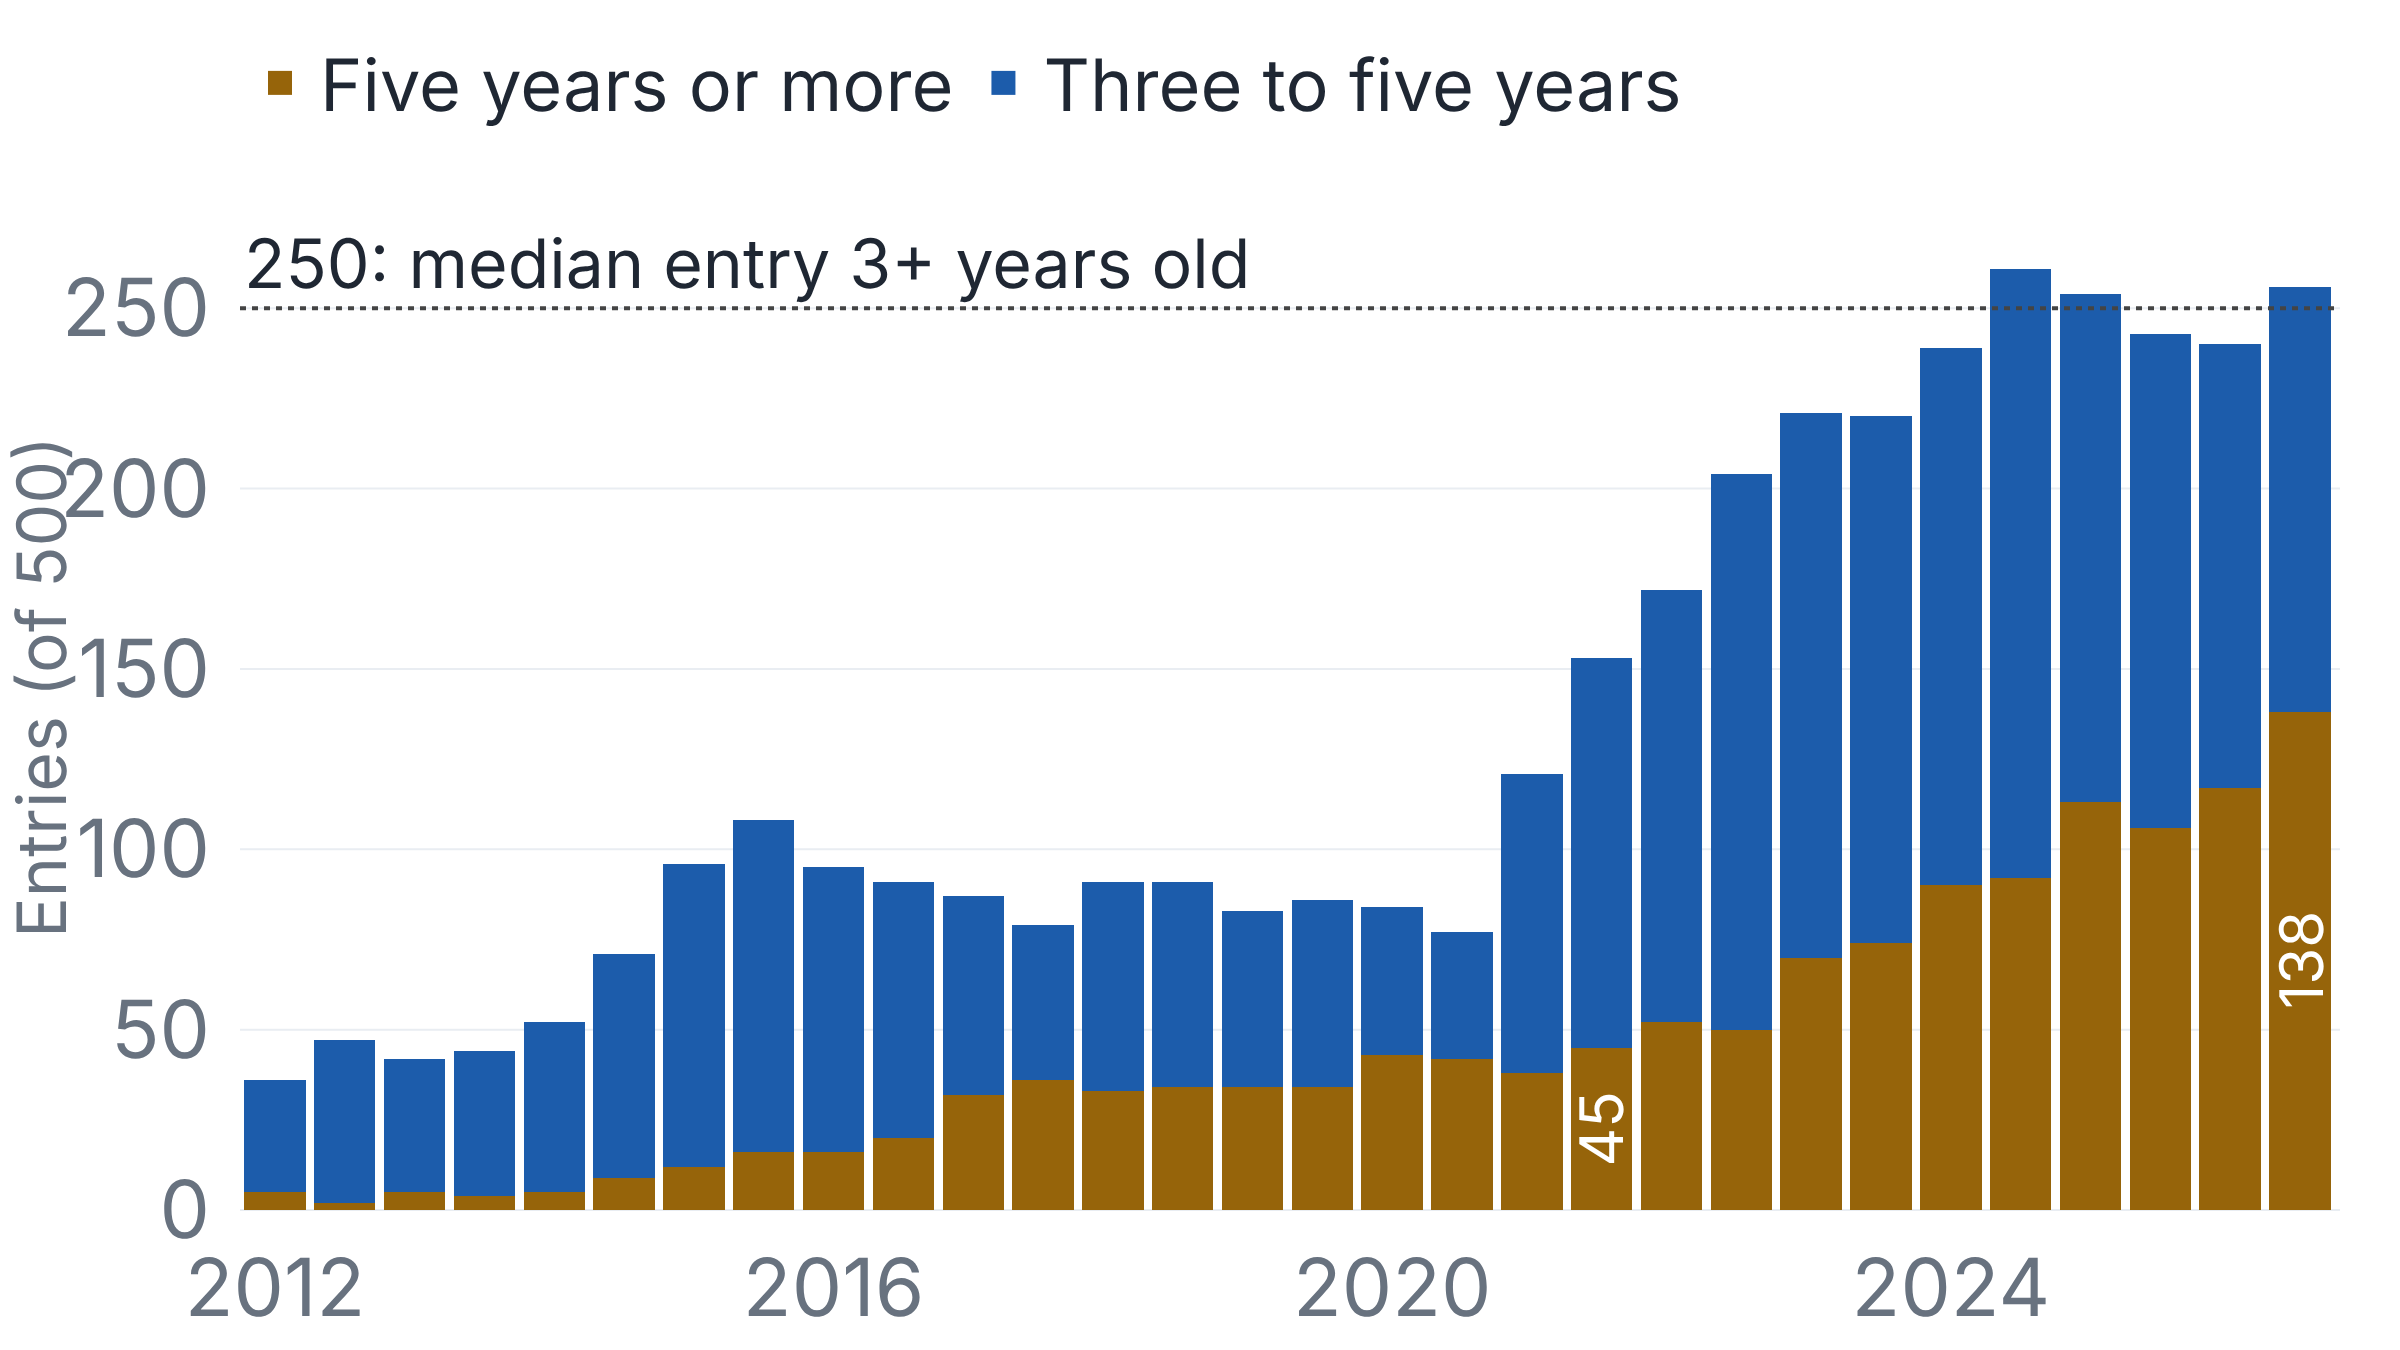

This chart was generated by the following Python code:
"""Age structure of the TOP500, June 2012 to November 2026.

Data: TOP500 list files (TOP500_YYYYMM.xlsx/.xls), "First Appearance" column,
computed by the evidence record's compute.py (series.csv columns n_3y_fa and
n_5y_fa). Age = edition - First Appearance; one edition is six months.
  n_3y_fa: entries with age >= 6 editions (first listed three or more years earlier)
  n_5y_fa: entries with age >= 10 editions (first listed five or more years earlier)
"""

import plotly.graph_objects as go

lists = [
    "2012-06", "2012-11", "2013-06", "2013-11", "2014-06", "2014-11",
    "2015-06", "2015-11", "2016-06", "2016-11", "2017-06", "2017-11",
    "2018-06", "2018-11", "2019-06", "2019-11", "2020-06", "2020-11",
    "2021-06", "2021-11", "2022-06", "2022-11", "2023-06", "2023-11",
    "2024-06", "2024-11", "2025-06", "2025-11", "2026-06", "2026-11",
]
n_3y_fa = [36, 47, 42, 44, 52, 71, 96, 108, 95, 91, 87, 79, 91, 91, 83, 86,
           84, 77, 121, 153, 172, 204, 221, 220, 239, 261, 254, 243, 240, 256]
n_5y_fa = [5, 2, 5, 4, 5, 9, 12, 16, 16, 20, 32, 36, 33, 34, 34, 34,
           43, 42, 38, 45, 52, 50, 70, 74, 90, 92, 113, 106, 117, 138]

# Category labels so plotly does not read the list months as dates.
labels = [("Jun " if l.endswith("06") else "Nov ") + l[:4] for l in lists]
five_plus = n_5y_fa
three_to_five = [a - b for a, b in zip(n_3y_fa, n_5y_fa)]

fig = go.Figure()
fig.add_trace(go.Bar(name="Five years or more", x=labels, y=five_plus))
fig.add_trace(go.Bar(name="Three to five years", x=labels, y=three_to_five))
fig.add_hline(
    y=250,
    line_dash="dot",
    line_width=2,
    line_color="#444",
    annotation_text="250: median entry 3+ years old",
    annotation_position="top left",
    annotation_font_size=34,
)
for label, n in (("Nov 2021", 45), ("Nov 2026", 138)):
    fig.add_annotation(x=label, y=n / 2, text=str(n), showarrow=False, textangle=-90,
                       font=dict(size=30, color="white"))
fig.update_layout(
    barmode="stack",
    bargap=0.12,
    yaxis_title="Entries (of 500)",
    yaxis_range=[0, 290],
    legend=dict(orientation="h", y=1.02, yanchor="bottom", x=0, traceorder="normal"),
    font_size=26,
    margin=dict(t=70, b=70, l=120, r=30),
)
# The renderer exports a fixed 1200x675 canvas shown about 340 px wide on a phone,
# so type is set large. Each year tick sits on that year's June list, so a year's
# two entries read from its tick rightwards.
year_ticks = [l for l in labels if l.startswith("Jun") and int(l[-4:]) % 4 == 0]
fig.update_xaxes(type="category", tickangle=0, tickvals=year_ticks,
                 ticktext=[t[-4:] for t in year_ticks])
fig.update_xaxes(tickfont_size=40, ticklabelstandoff=12)
fig.update_yaxes(ticklabelstandoff=14)
fig.update_yaxes(tickfont_size=40, title_font_size=34)
fig.update_layout(legend_font_size=36)
